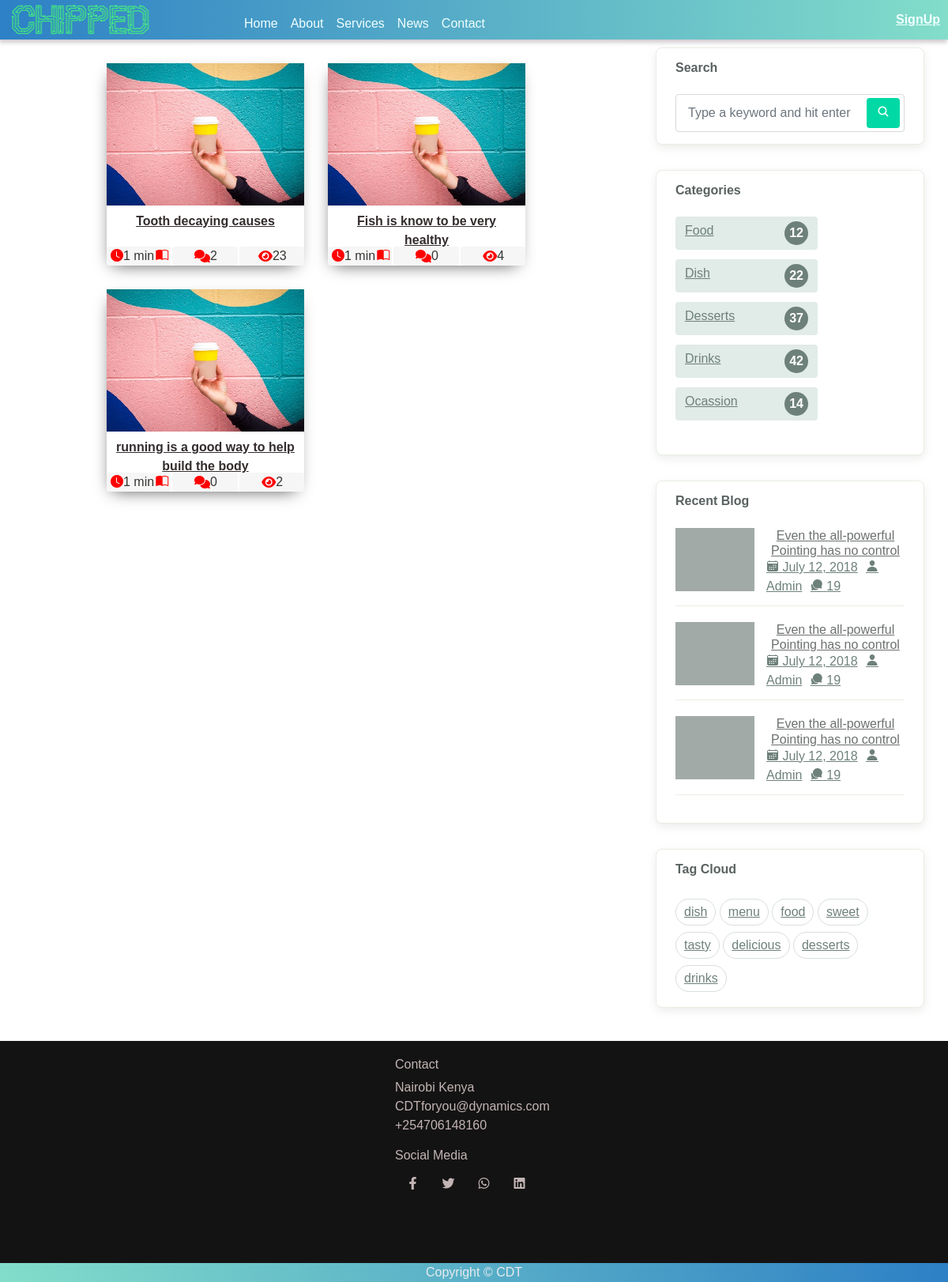
Before: /news/ with the older database file.
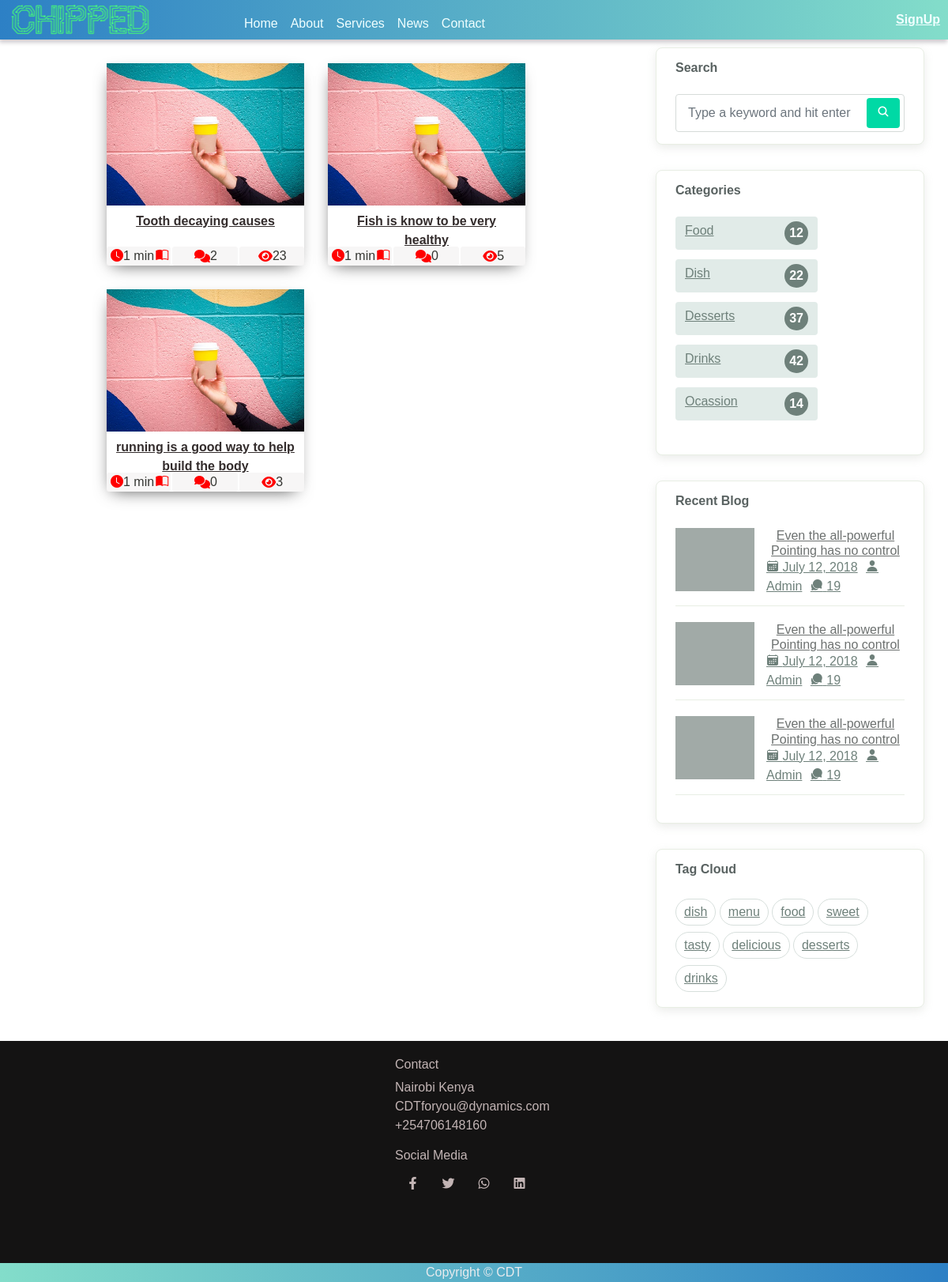
After: the same page with the newer database file.
### hospital_blog/models/article_m.py (models this page shows, shortened)
class Blog(models.Model):
    DRAFTED = "DRAFTED"
    PUBLISHED = "PUBLISHED"
    STATUS_CHOICES = (
        (DRAFTED, 'Draft'),
        (PUBLISHED, 'Publish'),
    )
    author = models.ForeignKey(User, on_delete=models.CASCADE)
    title = models.CharField(max_length=100)
    content = HTMLField('Content')
    image = models.ImageField(default='article-default.jpg', upload_to='blog_images')
    image_credit = models.CharField(max_length=200, default='CDTBLOG')
    category = models.ForeignKey(Category, on_delete=models.CASCADE)
    subcategory = models.ForeignKey(Subcategory, on_delete=models.CASCADE)
    slug = models.SlugField(unique=True, max_length=255, blank=True, null=True)
    tags = TaggableManager(blank=True)
    status = models.CharField(max_length=10, choices=STATUS_CHOICES,
                              default='DRAFT')
    date_published = models.DateTimeField(blank=True, null=True, editable=False)
    date_created = models.DateTimeField(auto_now_add=True,  editable=False)
    date_updated = models.DateTimeField(blank=True, null=True, editable=False)
    date_drafted = models.DateTimeField(blank=True, null=True, editable=False)
    word_count = models.IntegerField(default=0)
    view_count = models.IntegerField(default=0)
    like_count = models.IntegerField(default=0)
    dislike_count = models.IntegerField(default=0)
    date_hidden = models.DateTimeField(blank=True, null=True,editable=False)
    hidden = models.BooleanField(default=False)
    date_approved = models.DateTimeField(blank=True, null=True, editable=False)
    approved = models.BooleanField(default=False)
    date_rejected = models.DateTimeField(blank=True, null=True, editable=False)
    rejected = models.BooleanField(default=False)
    rejection_reason = models.TextField(blank=True, null=True)
    def get_absolute_url(self):
        return reverse('blog:blog_detail', args=[str(self.slug)])
    def formatted_views_count(self):
        if self.view_count < 1000:
            return str(self.view_count)
        elif self.view_count < 1000000:
            return f"{self.view_count // 1000}.{self.view_count % 1000 // 100}k"
        else:
            return f"{self.view_count // 1000000}.{self.view_count % 1000000 // 100000}m"
    def read_time(self):
        words = self.word_count
        if words > 0:
            read_time = round(words / 200)
            if read_time == 0:
                read_time = 1
            if read_time >= 60:
                read_time = round(read_time / 60)
                if read_time == 1:
                    return '1 hr'
                else:
                    return f'{read_time} hrs'
            else:
                if read_time == 1:
                    return '1 min'
                else:
                    return f'{read_time} mins'
        else:
            return 0
    @property
    def comment_count(self):
        count_ =self.comments.filter(blog=self, approved=True).count()
        if count_ >= 1000:
            suffixes = ['', 'k', 'M', 'B', 'T']
            magnitude = 0
            while count_ >= 1000 and magnitude < len(suffixes)-1:
                magnitude += 1
                count_ /= 1000
                _count = f'{count_:.1f}{suffixes[magnitude]}'
            return _count
        else:
            return count_

### hospital_blog/views/article_v.py (the view)
# urls.py: path('', blog_home, name='blog_home'),
def blog_home(request): #displays List of blogs and category
    blogs = Blog.objects.filter(status=Blog.PUBLISHED, hidden=False, approved=True)
    categories = Category.objects.filter(approved=True)
    side_info = ContactSidebarCompanyInfo.objects.first()
    base = BaseData.objects.first() #for Base.html
    top_footer_headings = TopFooterHeading.objects.all()
    social_media_links = SocialMediaLink.objects.first()  # Assuming there's only one instance
    context = {
        'top_footer_headings': top_footer_headings,
        'social_media_links': social_media_links,
        'blogs': blogs,
        'categories' : categories,
        'base': base,
        'company_info': side_info,
    }
    return render(request, 'blog/article/blog_home.html', context)

### templates/blog/article/blog_home.html (shortened to what the changed rows need)
{% extends 'base.html' %}
{% load static %}
{% block css %}
<link rel="stylesheet" href="{% static 'css/blog/blog_home.css' %}">
{% endblock css %}
{% block content %}
<section class="post-list body-container">
    <div class="p-l-main item2 bg-white" id="main" >
            {% if blogs %}
            <div class="itme2 post-wrapper">
              {% for article in blogs %}
              <div>
                  <div class="post">
                      <a href="{{ article.get_absolute_url }}">
                        <img class="thumbnail" src="{{ article.image.url }}">
                      </a>
                      <div class="post-preview">
                          <p class="post-title ">
                            <a href="{{ article.get_absolute_url }}">
                            <b>{{ article.title|safe| truncatechars:50 }}</b>
                          </a></p>
                      </div>
                      <ol class="post-footer">
                        <li><i class="bi bi-clock-fill"></i>{{ article.read_time }}<i class="bi bi-book-half"></i></li>
                        <li><i class="fa fa-comments"></i>{{ article.comment_count  }}</li>
                        <li><i class="fa fa-eye"></i>{{ article.formatted_views_count }}</li>
                      </ol>
                  </div>
              </div>
              {% endfor %}
          </div>
            {% else %}
                    <div class="centered alert alert-warning"><b>No Articles</b></div>
                {% endif %}
    </div>
</section>
{% endblock content %}

Changed rows visible on the page:
changed Blog "Fish is know to be very healthy": formatted_views_count "4" → "5"
changed Blog "running is a good way to help build the body": formatted_views_count "2" → "3"
